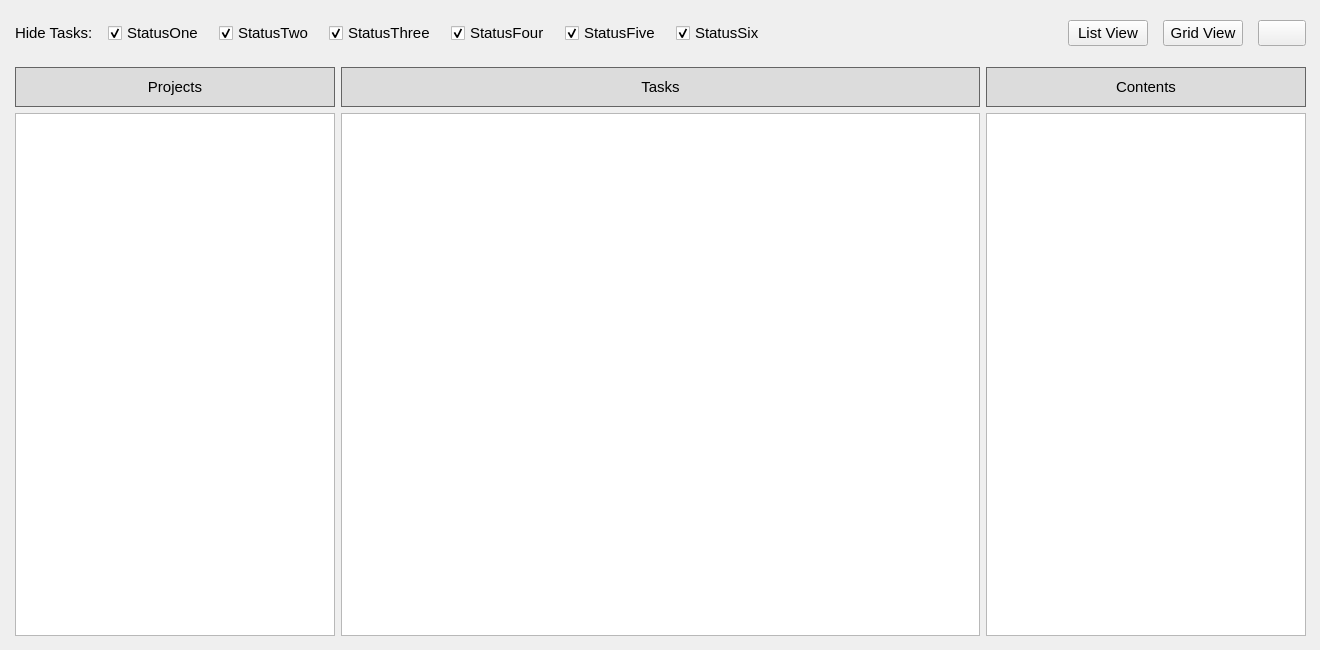
       <widget class="QWidget" name="tasksTab">
        <property name="font">
         <font>
          <pointsize>11</pointsize>
         </font>
        </property>
        <attribute name="title">
         <string>Tasks View</string>
        </attribute>
        <widget class="QWidget" name="verticalLayoutWidget">
         <property name="geometry">
          <rect>
           <x>10</x>
           <y>10</y>
           <width>1301</width>
           <height>631</height>
          </rect>
         </property>
         <layout class="QVBoxLayout" name="verticalLayout_4" stretch="0,20">
          <item>
           <layout class="QHBoxLayout" name="filterBar">
            <property name="spacing">
             <number>15</number>
            </property>
            <property name="leftMargin">
             <number>5</number>
            </property>
            <property name="topMargin">
             <number>10</number>
            </property>
            <property name="rightMargin">
             <number>5</number>
            </property>
            <property name="bottomMargin">
             <number>10</number>
            </property>
            <item>
             <widget class="QLabel" name="tasksHideTasksFilter">
              <property name="font">
               <font>
                <pointsize>11</pointsize>
                <kerning>true</kerning>
               </font>
              </property>
              <property name="text">
               <string>Hide Tasks:</string>
              </property>
             </widget>
            </item>
            <item>
             <widget class="QCheckBox" name="tasksFilter1">
              <property name="font">
               <font>
                <pointsize>11</pointsize>
               </font>
              </property>
              <property name="text">
               <string>StatusOne</string>
              </property>
              <property name="checked">
               <bool>true</bool>
              </property>
             </widget>
            </item>
            <item>
             <widget class="QCheckBox" name="tasksFilter2">
              <property name="font">
               <font>
                <pointsize>11</pointsize>
               </font>
              </property>
              <property name="text">
               <string>StatusTwo</string>
              </property>
              <property name="checked">
               <bool>true</bool>
              </property>
             </widget>
            </item>
            <item>
             <widget class="QCheckBox" name="tasksFilter3">
              <property name="font">
               <font>
                <pointsize>11</pointsize>
               </font>
              </property>
              <property name="text">
               <string>StatusThree</string>
              </property>
              <property name="checked">
               <bool>true</bool>
              </property>
             </widget>
            </item>
            <item>
             <widget class="QCheckBox" name="tasksFilter4">
              <property name="font">
               <font>
                <pointsize>11</pointsize>
               </font>
              </property>
              <property name="text">
               <string>StatusFour</string>
              </property>
              <property name="checked">
               <bool>true</bool>
              </property>
             </widget>
            </item>
            <item>
             <widget class="QCheckBox" name="tasksFilter5">
              <property name="font">
               <font>
                <pointsize>11</pointsize>
               </font>
              </property>
              <property name="text">
               <string>StatusFive</string>
              </property>
              <property name="checked">
               <bool>true</bool>
              </property>
             </widget>
            </item>
            <item>
             <widget class="QCheckBox" name="tasksFilter6">
              <property name="font">
               <font>
                <pointsize>11</pointsize>
               </font>
              </property>
              <property name="text">
               <string>StatusSix</string>
              </property>
              <property name="checked">
               <bool>true</bool>
              </property>
             </widget>
            </item>
            <item>
             <spacer name="horizontalSpacer_2">
              <property name="orientation">
               <enum>Qt::Horizontal</enum>
              </property>
              <property name="sizeHint" stdset="0">
               <size>
                <width>40</width>
                <height>20</height>
               </size>
              </property>
             </spacer>
            </item>
            <item>
             <widget class="QPushButton" name="tasksListView">
              <property name="font">
               <font>
                <pointsize>11</pointsize>
               </font>
              </property>
              <property name="text">
               <string>List View</string>
              </property>
             </widget>
            </item>
            <item>
             <widget class="QPushButton" name="tasksGridView">
              <property name="font">
               <font>
                <pointsize>11</pointsize>
               </font>
              </property>
              <property name="text">
               <string>Grid View</string>
              </property>
             </widget>
            </item>
            <item>
             <widget class="QPushButton" name="buttonTasksFolder">
              <property name="sizePolicy">
               <sizepolicy hsizetype="Minimum" vsizetype="Preferred">
                <horstretch>0</horstretch>
                <verstretch>0</verstretch>
               </sizepolicy>
              </property>
              <property name="font">
               <font>
                <pointsize>11</pointsize>
               </font>
              </property>
              <property name="text">
               <string/>
              </property>
              <property name="icon">
               <iconset>
                <selectedon>ui/images/folder_icon.png</selectedon>
               </iconset>
              </property>
             </widget>
            </item>
           </layout>
          </item>
          <item>
           <layout class="QHBoxLayout" name="horizontalLayout_9" stretch="3,6,3">
            <property name="leftMargin">
             <number>5</number>
            </property>
            <property name="topMargin">
             <number>5</number>
            </property>
            <property name="rightMargin">
             <number>5</number>
            </property>
            <property name="bottomMargin">
             <number>5</number>
            </property>
            <item>
             <layout class="QVBoxLayout" name="verticalLayout_10">
              <property name="spacing">
               <number>6</number>
              </property>
              <item>
               <widget class="QLabel" name="labelTasksProjects">
                <property name="minimumSize">
                 <size>
                  <width>0</width>
                  <height>40</height>
                 </size>
                </property>
                <property name="font">
                 <font>
                  <pointsize>11</pointsize>
                  <bold>false</bold>
                 </font>
                </property>
                <property name="styleSheet">
                 <string notr="true">QLabel {
    background-color: rgb(220, 220, 220);
    border: 1px solid rgb(100, 100,100);
}</string>
                </property>
                <property name="text">
                 <string>Projects</string>
                </property>
                <property name="alignment">
                 <set>Qt::AlignCenter</set>
                </property>
               </widget>
              </item>
              <item>
               <widget class="QListWidget" name="listTaskProjects"/>
              </item>
             </layout>
            </item>
            <item>
             <layout class="QVBoxLayout" name="verticalLayout_12">
              <item>
               <widget class="QLabel" name="labelTasksTasks">
                <property name="minimumSize">
                 <size>
                  <width>0</width>
                  <height>40</height>
                 </size>
                </property>
                <property name="font">
                 <font>
                  <pointsize>11</pointsize>
                  <bold>false</bold>
                 </font>
                </property>
                <property name="styleSheet">
                 <string notr="true">QLabel {
    background-color: rgb(220, 220, 220);
    border: 1px solid rgb(100, 100,100);
}</string>
                </property>
                <property name="text">
                 <string>Tasks</string>
                </property>
                <property name="alignment">
                 <set>Qt::AlignCenter</set>
                </property>
               </widget>
              </item>
              <item>
               <widget class="QListWidget" name="listTasksTasks"/>
              </item>
             </layout>
            </item>
            <item>
             <layout class="QVBoxLayout" name="verticalLayout_13">
              <item>
               <widget class="QLabel" name="labelTasksContents">
                <property name="minimumSize">
                 <size>
                  <width>0</width>
                  <height>40</height>
                 </size>
                </property>
                <property name="font">
                 <font>
                  <pointsize>11</pointsize>
                  <bold>false</bold>
                 </font>
                </property>
                <property name="styleSheet">
                 <string notr="true">QLabel {
    background-color: rgb(220, 220, 220);
    border: 1px solid rgb(100, 100,100);
}</string>
                </property>
                <property name="text">
                 <string>Contents</string>
                </property>
                <property name="alignment">
                 <set>Qt::AlignCenter</set>
                </property>
               </widget>
              </item>
              <item>
               <widget class="QListWidget" name="listTasksContents"/>
              </item>
             </layout>
            </item>
           </layout>
          </item>
         </layout>
        </widget>
       </widget>
